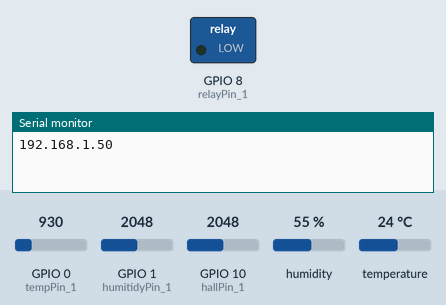
A sketch run on a simulated ESP32-S3. Shown: switched loads named in the sketch (green lamp = pin HIGH), the last lines printed to the serial monitor. Inputs (shaded band) come from the test bench; at power-on: GPIO 1 (humitidyPin_1) = 2048, temperature 24 °C, GPIO 0 (tempPin_1) = 930, GPIO 10 (hallPin_1) = 2048, humidity 55 %. WiFi joins after 1.5 s; servers stay silent unless stated.

Above: at 4.2 s.
4.3 s: GPIO 1 (humitidyPin_1) set to 160
9.5 s: temperature set to 6 °C
11.5 s: GPIO 1 (humitidyPin_1) set to 671
13.7 s: GPIO 1 (humitidyPin_1) set to 748
At 20.0 s:
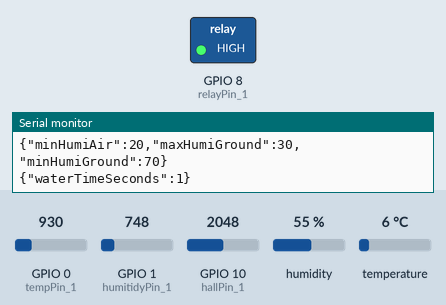
Timing chart, 0 to 26.9 s (numbered marks = the images above; inputs shaded):
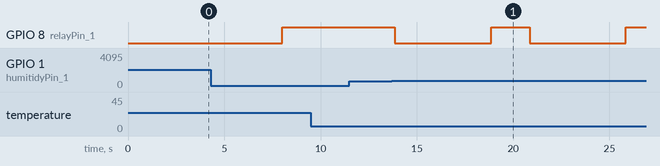

The sketch:

MoreMemLess.ino
```cpp
/*
  Greenhouse
 modified 28.10.2014
 by Fabian Binder
 */
#include <SPI.h>
#include <WiFi.h>
#include <DHT.h>
#include <ArduinoJson.h>

#define DHTTYPE DHT22   // DHT 22  (AM2302)

//Analog PINs
#define tempPin_1 0 // Analog pin 0 for temperature sensor TMP36
#define humitidyPin_1 1 // Analog pin 1 for humitidy sensor
#define hallPin_1 10

//Digital PINs
#define dhtTempHumiPin 2
#define relayPin_1 8
#define sdCardPin 10
#define pwmAirPin 6


//char ssid[] = "WLAN-L8YNC2";     //  your network SSID (name)
//char pass[] = "3910129555865245";    // your network password

//char ssid[] = "HTC Portable Hotspot 2068";     //  your network SSID (name)
//char pass[] = "Faab2014";    // your network password

boolean wiFiActivated = true;

char ssid[] = "UC-Projects-WiFi";     //  your network SSID (name)
char pass[] = "JF1JJXRL1V3JTB9";    // your network password

// Modi
boolean watering = true; // set to true for auto watering


//Relay Status
boolean relayHigh = false;

// Aktuelle Werte Variablen:
int currentId = 0;
String plantName = "NewPlant";
float currentTemp = 0;
float currentHumiGround = 0;
float currentHumiGroundPercent = 0;
float currentHall = 0;
float currentHallPercent = 0;
float current_dht_humiAir = 0;
float current_dht_temp = 0;

// Schwellenwerte:
int MAX_HUMI_GROUND_PERCENT = 30;
int MAX_HUMI_AIR_PERCENT = 100;
int MAX_TEMP = 30;

int MIN_HUMI_GROUND_PERCENT = 70;
int MIN_HUMI_AIR_PERCENT = 20;
int MIN_TEMP = 10;

String jsonString1 = "";
String jsonString2 = "";
String jsonString3 = "";
String jsonString4 = "";
String jsonString5 = "";
String jsonString6 = "";
String jsonString7 = "";

// Server status flag.
int status = WL_IDLE_STATUS;

// Create WiFi server listening on the given port.
WiFiServer server(80);

DHT dht(dhtTempHumiPin, DHTTYPE);

// the setup function runs once when you press reset or power the board
void setup() {

  Serial.begin(9600);

  // Wait for serial port to connect. Needed for Leonardo only
  //while (!Serial) {
  // ;
  //}


  if(wiFiActivated) {
    if (WiFi.status() == WL_NO_SHIELD) {
      // If no shield, print message and exit setup.
      //Serial.println("WiFi shield not present");
      status = WL_NO_SHIELD;
      return;
    }

    String version = WiFi.firmwareVersion();
    if (version != "1.1.0") {
      //Serial.println("Please upgrade the firmware");
    }

    // Connect to Wifi network.
    while (status != WL_CONNECTED){

      //Serial.print("Connecting to Network named: ");
      //Serial.println(ssid);
      // Connect to WPA/WPA2 network. Update this line if
      // using open or WEP network.
      status = WiFi.begin(ssid, pass);
      // Wait for connection.
      delay(1000);
    }

    // Start the server.
    server.begin();


    // Print WiFi status.
    printWifiStatus();
  }
  // Relay PIN setzen
  pinMode(relayPin_1, OUTPUT);

  // TODO: PIN inversen damit standard LOW ist
  // Da das Relay gleich auf high gesetzt wird beim initalisieren -> ausschalten:
  setRelay();
  // Temperatur und Luftfeuchtigkeit ueber DHT Sensor abfragen
  dht.begin();

  //pinMode( pwmAirPin, OUTPUT);

}

void loop() {
  currentId++;
  getTemperature();
  getHumitidyGround();
  getHallActivity();
  getTempAndHumiAirFromDht();

  /*
  Serial.println("PWM to 50...");
   digitalWrite(pwmAirPin, 50);
   delay(4000);
   Serial.println("PWM to 200...");
   analogWrite(pwmAirPin, 200);
   delay(4000);
   Serial.println("PWM to 0...");
   analogWrite(pwmAirPin, 0);*/
  //Serial.println("-----------------");
  //Serial.println("Temp: " + String(currentTemp) + " C");
  //Serial.println("DHT Temp: " + String(current_dht_temp) + " C");
  //Serial.println("DHT Humi Air: " + String(current_dht_humiAir) + "%");
  //Serial.println("Humi Ground: " + String(currentHumiGroundPercent) + "%");
  //Serial.println("Hall: " + String(currentHallPercent) + "%");

  //Serial.println("-----------------");

  if(wiFiActivated) networkLoop();

  checkNeedWater();


  parseJsonOne();
  parseJsonTwo();
  parseJsonThree();
  parseJsonFour();
  parseJsonFive();
  parseJsonSix();
  parseJsonSeven();

  delay(1000);

}

void parseJsonOne() {
  StaticJsonBuffer<200> jsonBuffer;
  JsonObject& root = jsonBuffer.createObject();
  root["id"] = currentId;
  //root["plantName"] = "Petersilie";
  root["timeStamp"] = currentId;

  char buffer[200];
  root.printTo(buffer, sizeof(buffer));
  String a(buffer);
  Serial.println(a);
  jsonString1 = a;
}

void parseJsonTwo() {
  StaticJsonBuffer<80> jsonBuffer;
  JsonObject& root = jsonBuffer.createObject();
  root["currentTemp_1"] = current_dht_temp;
  root["currentTemp_2"] = currentTemp;
  root["currentHumiAir"] = current_dht_humiAir;
  char buffer[80];
  root.printTo(buffer, sizeof(buffer));
  String a(buffer);
  Serial.println(a);
  jsonString2 = a;
}

void parseJsonThree() {
  StaticJsonBuffer<80> jsonBuffer;
  JsonObject& root = jsonBuffer.createObject();
  root["currentHumiGround"] = currentHumiGroundPercent;
  root["lightPercent"] = 100.00; //TODO abaendern
  root["airPercent"] = 80.00; //TODO abaendern

  char buffer[80];
  root.printTo(buffer, sizeof(buffer));
  String a(buffer);
  Serial.println(a);
  jsonString3 = a;
}

void parseJsonFour() {
  StaticJsonBuffer<80> jsonBuffer;
  JsonObject& root = jsonBuffer.createObject();
  root["lightOn"] = true; //TODO abaendern
  root["airOn"] = true; //TODO abaendern
  root["waterOn"] = false; //TODO abaendern
  char buffer[80];
  root.printTo(buffer, sizeof(buffer));
  String a(buffer);
  Serial.println(a);
  jsonString4 = a;
}

void parseJsonFive() {
  StaticJsonBuffer<80> jsonBuffer;
  JsonObject& root = jsonBuffer.createObject();
  root["maxTemp"] = MAX_TEMP;
  root["minTemp"] = MIN_TEMP;
  root["maxHumiAir"] = MAX_HUMI_AIR_PERCENT;

  char buffer[80];
  root.printTo(buffer, sizeof(buffer));
  String a(buffer);
  Serial.println(a);
  jsonString5 = a;
}

void parseJsonSix() {
  StaticJsonBuffer<80> jsonBuffer;
  JsonObject& root = jsonBuffer.createObject();
  root["minHumiAir"] = MIN_HUMI_AIR_PERCENT;
  root["maxHumiGround"] = MAX_HUMI_GROUND_PERCENT;
  root["minHumiGround"] = MIN_HUMI_GROUND_PERCENT;

  char buffer[80];
  root.printTo(buffer, sizeof(buffer));
  String a(buffer);
  Serial.println(a);
  jsonString6 = a;
}

void parseJsonSeven() {
  StaticJsonBuffer<50> jsonBuffer;
  JsonObject& root = jsonBuffer.createObject();
  root["waterTimeSeconds"] = 1;

  char buffer[50];
  root.printTo(buffer, sizeof(buffer));
  String a(buffer);
  Serial.println(a);
  jsonString7 = a;
}

// the loop function runs over and over again forever
void networkLoop() {

  // Check that we are connected.
  if (status != WL_CONNECTED) {
    return;
  }
  // Listen for incoming client requests.
  WiFiClient client = server.available();
  if (!client) {
    return;
  }
  //Serial.println("Client connected - start");

  String request = readRequest(&client);
  //Serial.println("Client connected - middle");
  executeRequest(&client, &request);
  client.flush();
  client.stop();
  //Serial.println("Client connected - finsih");
}

// Read the request line. The string from the client ends with a newline.
String readRequest(WiFiClient* client) {

  int counter = 0;
  String request = "";
  // Loop while the client is connected.

  while (client->connected()) {

    // Read available bytes.
    if (client->available()) {
      // Read a byte.
      char c = client->read();
      // Print the value (for debugging).
      //Serial.write(c);
      // Exit loop if end of line.

      if ('\n' == c) {
        //Serial.write("DRINN LEER");
        return request;
      }
      // Add byte to request line.
      request += c;
    }
    //delay(500);
    counter++;
  }

  return request;
}

void executeRequest(WiFiClient* client, String* request) {

  char command = readCommand(request);
  int n = readParam(request);
  if ('O' == command) {

    //char TempString[10];  //  Hold The Convert Data
    //dtostrf(currentTemp,2,2,TempString);
    //sendResponse(client, "Temp: " + String(TempString));

    //pinMode(n, OUTPUT);
  }

  else if ('I' == command) {
    //pinMode(n, INPUT);
  }

  else {
    //Serial.println("DAAAAAAAAAAAAAAAAaa: " + command);
    for(int i = 1; i <= 7; i++) {
      sendResponseJson(client, i);
    }

  }

  //client->stop();
}

// Read the command from the request string.
char readCommand(String* request) {

  String commandString = request->substring(0, 1);
  return commandString.charAt(0);
}

// Read the parameter from the request string.
int readParam(String* request) {

  String value = request->substring(1, 2);
  return value.toInt();
}

void sendResponse(WiFiClient* client, String response) {
  // Send response to client.
  client->println(response);
  // Debug print.
  //Serial.println("sendResponse:");
  //Serial.println(response);
}

void sendResponseJson(WiFiClient* client, int json) {
  switch(json) {
  case 1:
    client->println(jsonString1);
    break;
  case 2:
    client->println(jsonString2);
    break;
  case 3:
    client->println(jsonString3);
    break;
  case 4:
    client->println(jsonString4);
    break;
  case 5:
    client->println(jsonString5);
    break;
  case 6:
    client->println(jsonString6);
    break;
  case 7:
    client->println(jsonString7);
    break;
  }
  // Send response to client.

}

/*
void sendResponseJsonOne(WiFiClient* client) {
  // Send response to client.
  client->println(jsonString1);
}

void sendResponseJsonTwo(WiFiClient* client) {
  // Send response to client.
  client->println(jsonString2);
}

void sendResponseJsonThree(WiFiClient* client) {
  // Send response to client.
  client->println(jsonString3);
}
*/

void printWifiStatus() {

  //Serial.println("WiFi status");
  // Print network name.
  //Serial.print(" SSID: ");
  //Serial.println(WiFi.SSID());
  // Print WiFi shield IP address.
  IPAddress ip = WiFi.localIP();
  //Serial.print(" IP Address: ");
  Serial.println(ip);
  // Print the signal strength.
  long rssi = WiFi.RSSI();
  //Serial.print(" Signal strength (RSSI):");
  //Serial.print(rssi);
  //Serial.println(" dBm");
  /*
  byte mac[6];
   WiFi.macAddress(mac);
   Serial.print("MAC: ");
   Serial.print(mac[5],HEX);
   Serial.print(":");
   Serial.print(mac[4],HEX);
   Serial.print(":");
   Serial.print(mac[3],HEX);
   Serial.print(":");
   Serial.print(mac[2],HEX);
   Serial.print(":");
   Serial.print(mac[1],HEX);
   Serial.print(":");
   Serial.println(mac[0],HEX);
   */
}

void getTemperature() {
  //getting the voltage reading from the temperature sensor
  int reading = analogRead(tempPin_1);
  // converting that reading to voltage, for 3.3v arduino use 3.3
  float voltage = reading * 5.0;
  voltage /= 1024.0;
  float temperatureC = (voltage - 0.5) * 100 ; //converting from 10 mv per degree wit 500 mV offset
  //to degrees ((voltage - 500mV) times 100)
  currentTemp = temperatureC;
  // return temperatureC;
}

void getHumitidyGround() {
  //getting the voltage reading from the temperature sensor
  int reading = analogRead(humitidyPin_1);
  // converting that reading to voltage, for 3.3v arduino use 3.3
  float voltage = reading * 5.0;
  voltage /= 1024.0;
  float percent = 100 - (voltage * 100) / 5;
  currentHumiGround = voltage;
  currentHumiGroundPercent = percent;
  //return voltage;
}

void getTempAndHumiAirFromDht() {
  current_dht_humiAir = dht.readHumidity();
  // Read temperature as Celsius
  current_dht_temp = dht.readTemperature();
}

float getHallActivity() {
  int reading = analogRead(hallPin_1);
  float voltage = reading * 5.0;
  voltage /= 1024.0;
  float percent = 100 - (voltage * 100) / 5;
  currentHall = voltage;
  currentHallPercent = percent;
  return voltage;
}

boolean setRelay()
{
  if(!relayHigh) {
    //Serial.println("Set HIGH");
    digitalWrite(relayPin_1, HIGH);
    relayHigh = true;
  }
  else {
    //Serial.println("Set LOW");
    digitalWrite(relayPin_1, LOW);
    relayHigh = false;
  }
  return true;
}

boolean setRelay(boolean state)
{
  if(state && (relayHigh != true)) {
    //Serial.println("Set HIGH");
    digitalWrite(relayPin_1, HIGH);
    relayHigh = true;
  }
  else if(relayHigh != false) {
    //Serial.println("Set LOW");
    digitalWrite(relayPin_1, LOW);
    relayHigh = false;
  }
  return true;
}


boolean checkNeedWater() {
  while(currentHumiGroundPercent <= MAX_HUMI_GROUND_PERCENT && watering) {
    //Serial.println("BRAUCH WASSER!");
    setRelay(LOW);
    // TODO: delay blockiert Arduino komplett, eigentlich ÃƒÂ¼ber sleep...
    delay(5000);
    setRelay(HIGH);
    delay(2000);
    getHumitidyGround();
  }
}
```

Measured:
- after the input at 13.7 s, GPIO 8 (relayPin_1): alternates HIGH for 2.0 s and LOW for 5.0 s, starting after 0.16 s
